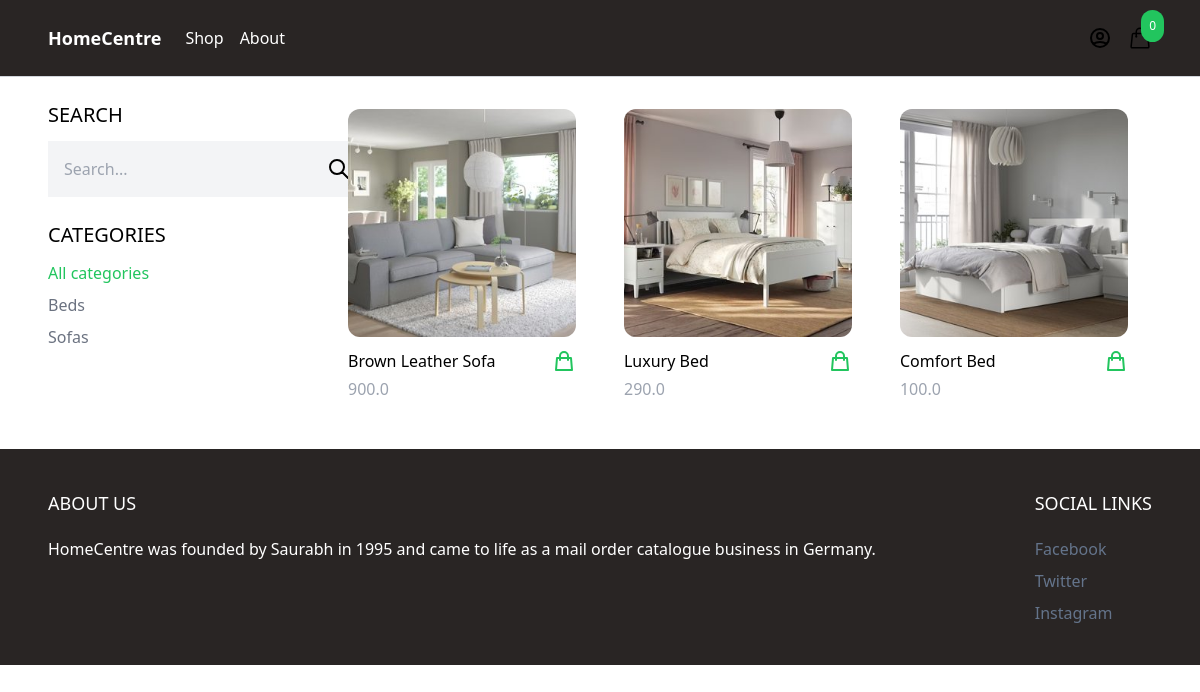
The app's page /shop/ with its own data.
### product/models.py (models this page shows, shortened)
class Category(models.Model):
    name = models.CharField(max_length=255)
    slug = models.SlugField()
    class Meta:
        verbose_name_plural = 'Categories'
        ordering = ('name',)

class Product(models.Model):
    category = models.ForeignKey(Category, related_name='products', on_delete=models.CASCADE)
    name = models.CharField(max_length=255)
    slug = models.SlugField()
    description = models.TextField(blank=True, null=True)
    price = models.IntegerField()
    created_at = models.DateTimeField(auto_now_add=True)
    image = models.ImageField(upload_to='uploads/', blank=True, null=True)
    thumbnail = models.ImageField(upload_to='uploads/', blank=True, null=True)
    class Meta:
        ordering = ('-created_at',)
    def get_display_price(self):
        return self.price / 100
    def get_thumbnail(self):
        if self.thumbnail:
            return self.thumbnail.url

### core/views.py (the view)
# urls.py: path('shop/', shop, name='shop'),
def shop(request):
    categories = Category.objects.all()
    products = Product.objects.all()
    active_category = request.GET.get('category', '')
    if active_category :
        products = products.filter(category__slug = active_category)
    query = request.GET.get('query', '')
    if query:
        products = products.filter(Q(name__icontains=query) | Q(description__icontains=query))
    context = {
        'categories' : categories,
        'products' : products,
        'active_category' : active_category
    }
    return render(request, 'core/shop.html', context)

### cart/cart.py (called while the page is built)
    def __len__(self):
        return sum(item['quantity'] for item in self.cart.values())

### cart/context_processors.py (called while the page is built)
def cart(request):
    return {'cart': Cart(request)}

### core/templates/core/shop.html (shortened to what this page needs)
{% extends 'core/base.html'%}
{% block content %}
<div class="max-w-6xl mx-auto flex flex-wrap items-start py-6 px-6 xl:px-0">
    <div class="filters w-full lg:w-1/4">
        <h3 class="mb-3 text-xl uppercase">Search</h3>
        <form method="get" action=".">
            <div class="flex">
                <input type="text" name="query" class="p-4 bg-gray-100 border-0" placeholder="Search...">
                <button class="p-4 bg-gray-100 border-0">
                    <svg xmlns="http://www.w3.org/2000/svg" class="h-6 w-6" fill="none" viewBox="0 0 24 24" stroke="currentColor">
                        <path stroke-linecap="round" stroke-linejoin="round" stroke-width="2" d="M21 21l-6-6m2-5a7 7 0 11-14 0 7 7 0 0114 0z" />
                    </svg>
                </button>
            </div>
        </form>
        <h3 class="mt-6 mb-3 text-xl uppercase">Categories</h3>
        <ul class="space-y-2">
            <li><a href="{% url 'shop' %}" class="{% if not active_category %}text-green-500{% else %}text-gray-500{% endif %}">All categories</a></li>
            {% for category in categories %}
            <li><a href="{% url 'shop' %}?category={{ category.slug }}" class="{% if category.slug == active_category %}text-green-500{% else %}text-gray-500{% endif %}">{{ category.name }}</a></li>
            {% endfor %}
        </ul>
    </div>
    <div class="products w-full lg:w-3/4 -mt-4 flex items-center flex-wrap">
        {% for product in products %}
        {% include 'product/partials/product_list_item.html' %}
        {% endfor %}
    </div>
</div>
{% endblock %}

### product/templates/product/partials/product_list_item.html
<div class="w-full md:w-1/3 xl:w-1/4 p-6">
    <a href="{% url 'product' product.slug %}">
        <img src="{{ product.get_thumbnail }}" class="w-full rounded-xl hover:shadow-lg">
    </a>
    <div class="pt-3 flex items-center justify-between">
        <a href="{% url 'product' product.slug %}">{{ product.name }}</a>
        <a
            href="#"
            hx-get="{% url 'add_to_cart' product.id %}"
            hx-target="#menu-cart-button"
            hx-swap="outerHTML"
            class="text-green-500 hover:text-green-800"
        >
            <svg xmlns="http://www.w3.org/2000/svg" class="h-6 w-6" fill="none" viewBox="0 0 24 24" stroke="currentColor">
                <path stroke-linecap="round" stroke-linejoin="round" stroke-width="2" d="M16 11V7a4 4 0 00-8 0v4M5 9h14l1 12H4L5 9z" />
            </svg>
        </a>
    </div>
    <p class="pt-1 text-gray-400">{{ product.get_display_price }}</p>
</div>

### records on screen
Category: name "Beds"
Category: name "Sofas"
Product: get_thumbnail (picture), name "Brown Leather Sofa", get_display_price "900.0"
Product: get_thumbnail (picture), name "Luxury Bed", get_display_price "290.0"
Product: get_thumbnail (picture), name "Comfort Bed", get_display_price "100.0"

### other values on screen
{{ cart|length }} "0"
